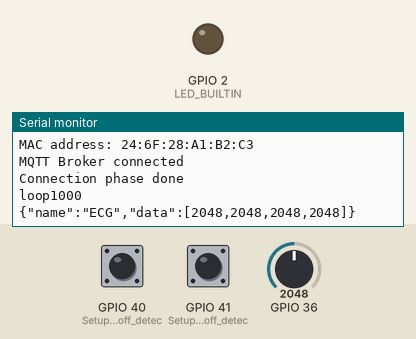
This sketch was run on a simulated ESP32. Parts: output pins drawn as LEDs (lit = HIGH), the last lines printed to the serial monitor. The inputs (shaded band) are chosen by the test bench; at power-on: GPIO 36 = 2048, GPIO 40 (Setup_for_leads_off_detec) LOW, GPIO 41 (Setup_for_leads_off_detec) LOW. WiFi joins after 1.5 s; servers stay silent unless stated; no MQTT or app messages arrive unless stated.

Above: at 2.7 s.
2.8 s: GPIO 36 set to 0
At 3.6 s:
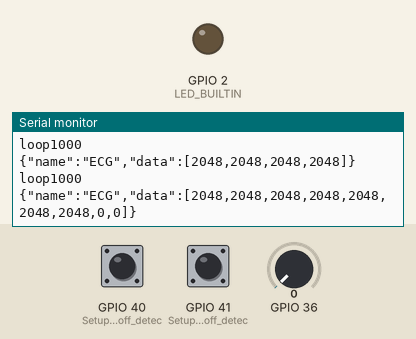
5.8 s: GPIO 40 (Setup_for_leads_off_detec) pulled HIGH for 0.15 s
At 6.02 s:
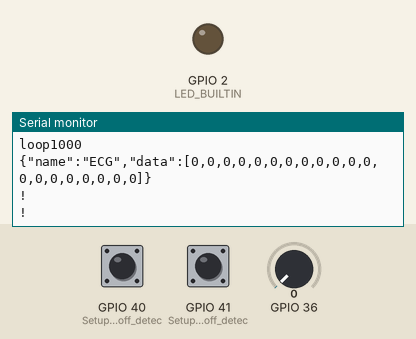

The sketch:

ad8232.ino
```cpp
/******************************************************************************
Heart_Rate_Display over Bluetooth
Publisher: https://www.circuitschools.com
******************************************************************************/
#include <ArduinoJson.h>
#define LED_BUILTIN 2 //pin with LED to turn on when BT connected

DynamicJsonDocument doc(1024);
int buffered = 0;

void setup() {
  Serial.begin(9600);
  doc["name"]="ECG";
  // initialize digital pin 2 as an output.
  pinMode(LED_BUILTIN, OUTPUT);
  // initialize the serial communication:
  startWIFI();
  mqtt_init();

  Serial.println("Connection phase done"); // blank line in serial ...
  pinMode(41, INPUT); // Setup for leads off detection LO +
  pinMode(40, INPUT); // Setup for leads off detection LO -
  // initialize the serial BT communication:

}

void loop100ms() {
  if((digitalRead(40) == 1)||(digitalRead(41) == 1)){
    Serial.println('!');
  }
  else{
    // send the value of analog input 0 to serial:
    doc["data"][buffered]= analogRead(A0);
    buffered+=1;
  }
}

void loop1000ms() {
  Serial.println("loop1000");
  String output;
  serializeJson(doc, output);
  Serial.println(output);
  alert_mqtt(output);
  buffered = 0;
}

void loop()
{
  unsigned long tick  = millis();
  if (tick % 100 == 0)loop100ms();
  if (tick % 1000 == 20)loop1000ms();
  delay(1);
}
```

mqtt.ino
```cpp
#include <PubSubClient.h>
#include "WiFi.h"
#define TOPIC "anchor/ECG"
IPAddress server(10, 3, 141, 1);

WiFiClient wifiClient;
PubSubClient mqttClient(wifiClient);

void mqtt_init(){
 mqttClient.setServer(server, 8883);
 if(mqttClient.connect("mqtt")){
   Serial.println("MQTT Broker connected");
 }
 else{
   Serial.println("Error MQTT Broker connection");
 }
}

void alert_mqtt(String content){
  if (mqttClient.connected())
    {
      mqttClient.publish(TOPIC,content.c_str());
    }
    else {
      reconnect();
    }
}

void reconnect() {
  // Loop until we're reconnected
  while (!mqttClient.connected()) {
    Serial.print("Attempting MQTT connection...");
    // Attempt to connect
    if (mqttClient.connect("Anchor1 Client")) {
      Serial.println("connected");
      // Once connected, publish an announcement...
      mqttClient.publish("/anchor/Anc1","hello world");
    } else {
      Serial.print("failed, rc=");
      Serial.print(mqttClient.state());
      Serial.println(" try again in 5 seconds");
      // Wait 5 seconds before retrying
      delay(5000);
    }
  }
  mqttClient.disconnect();
}
```

wlan_handler.ino
```cpp
#include "WiFi.h"
#include <ESPmDNS.h>

//WiFi Connection configuration
const char *ssid = "IoT_Defi";
const char *password = "getoutofmylan";
#define deviceName "Anchor-1"

void init_wifi(String content){
  if(WiFi.status() != WL_CONNECTED) {
    startWIFI();
  }
  //mqtt_send();
  alert_mqtt(content);
  delay(100);
  stopWIFI();
}

void stopWIFI() {
  WiFi.disconnect(true);
  WiFi.mode(WIFI_OFF);
}

void startWIFI() {
  WiFi.mode(WIFI_STA);
  WiFi.begin(ssid, password);
  Serial.println("Connecting to WiFi..");
  while (WiFi.status() != WL_CONNECTED) {
    delay(500);
    Serial.print(".");
  }

  Serial.println("");
  Serial.print("Connected to ");
  Serial.println(ssid);
  Serial.print("IP address: ");
  Serial.println(WiFi.localIP());
  Serial.print("MAC address: ");
  Serial.println(WiFi.macAddress());

}
```

Measured:
- after the input at 2.8 s, the serial monitor: prints a new line after 0.22 s (image 1)
- after the input at 5.8 s, the serial monitor: prints a new line at once (image 2)
